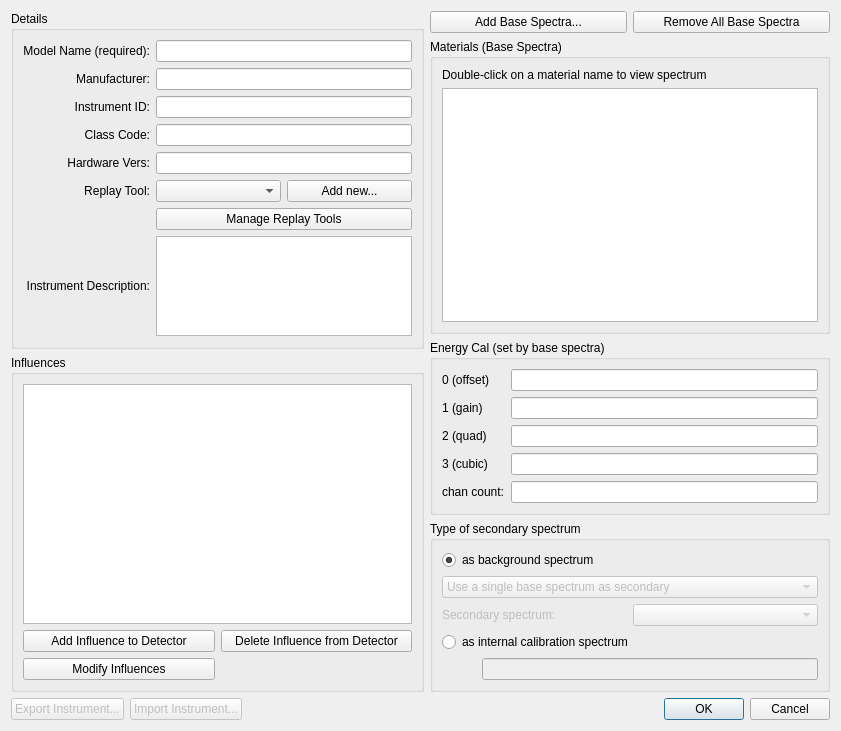
<?xml version="1.0" encoding="UTF-8"?>
<ui version="4.0">
 <class>Dialog</class>
 <widget class="QDialog" name="Dialog">
  <property name="geometry">
   <rect>
    <x>0</x>
    <y>0</y>
    <width>841</width>
    <height>731</height>
   </rect>
  </property>
  <property name="windowTitle">
   <string>Add Instrument</string>
  </property>
  <layout class="QGridLayout" name="gridLayout_2">
   <item row="0" column="0">
    <layout class="QVBoxLayout" name="verticalLayout" stretch="0,0">
     <item>
      <widget class="QGroupBox" name="groupBox_3">
       <property name="title">
        <string>Details</string>
       </property>
       <layout class="QGridLayout" name="gridLayout" rowstretch="10,0,0,0,0,0,0,0,0,0,0" columnstretch="0,0,0,0">
        <item row="0" column="2" colspan="2">
         <widget class="QLineEdit" name="txtDetector"/>
        </item>
        <item row="3" column="2" colspan="2">
         <widget class="QLineEdit" name="txtClassCode"/>
        </item>
        <item row="7" column="2">
         <widget class="QComboBox" name="cmbReplay"/>
        </item>
        <item row="7" column="3">
         <widget class="QPushButton" name="btnNewReplay">
          <property name="text">
           <string>Add new...</string>
          </property>
         </widget>
        </item>
        <item row="8" column="2" colspan="2">
         <widget class="QPushButton" name="manageReplays">
          <property name="text">
           <string>Manage Replay Tools</string>
          </property>
         </widget>
        </item>
        <item row="10" column="2" colspan="2">
         <widget class="QTextEdit" name="txtDetectorDescription">
          <property name="maximumSize">
           <size>
            <width>16777215</width>
            <height>100</height>
           </size>
          </property>
         </widget>
        </item>
        <item row="2" column="2" colspan="2">
         <widget class="QLineEdit" name="txtInstrumentId"/>
        </item>
        <item row="7" column="0">
         <widget class="QLabel" name="label_13">
          <property name="text">
           <string>Replay Tool:</string>
          </property>
          <property name="alignment">
           <set>Qt::AlignRight|Qt::AlignTrailing|Qt::AlignVCenter</set>
          </property>
          <property name="buddy">
           <cstring>txtHardwareVersion</cstring>
          </property>
         </widget>
        </item>
        <item row="1" column="0">
         <widget class="QLabel" name="label_9">
          <property name="text">
           <string>Manufacturer:</string>
          </property>
          <property name="alignment">
           <set>Qt::AlignRight|Qt::AlignTrailing|Qt::AlignVCenter</set>
          </property>
          <property name="buddy">
           <cstring>txtManufacturer</cstring>
          </property>
         </widget>
        </item>
        <item row="4" column="2" colspan="2">
         <widget class="QLineEdit" name="txtHardwareVersion"/>
        </item>
        <item row="3" column="0">
         <widget class="QLabel" name="label_11">
          <property name="text">
           <string>Class Code:</string>
          </property>
          <property name="alignment">
           <set>Qt::AlignRight|Qt::AlignTrailing|Qt::AlignVCenter</set>
          </property>
          <property name="buddy">
           <cstring>txtClassCode</cstring>
          </property>
         </widget>
        </item>
        <item row="2" column="0">
         <widget class="QLabel" name="label_10">
          <property name="text">
           <string>Instrument ID:</string>
          </property>
          <property name="alignment">
           <set>Qt::AlignRight|Qt::AlignTrailing|Qt::AlignVCenter</set>
          </property>
          <property name="buddy">
           <cstring>txtInstrumentId</cstring>
          </property>
         </widget>
        </item>
        <item row="0" column="0">
         <widget class="QLabel" name="label_7">
          <property name="text">
           <string>Model Name (required):</string>
          </property>
          <property name="alignment">
           <set>Qt::AlignRight|Qt::AlignTrailing|Qt::AlignVCenter</set>
          </property>
          <property name="buddy">
           <cstring>txtDetector</cstring>
          </property>
         </widget>
        </item>
        <item row="4" column="0">
         <widget class="QLabel" name="label_12">
          <property name="text">
           <string>Hardware Vers:</string>
          </property>
          <property name="alignment">
           <set>Qt::AlignRight|Qt::AlignTrailing|Qt::AlignVCenter</set>
          </property>
          <property name="buddy">
           <cstring>txtHardwareVersion</cstring>
          </property>
         </widget>
        </item>
        <item row="10" column="0">
         <widget class="QLabel" name="label_8">
          <property name="maximumSize">
           <size>
            <width>16777215</width>
            <height>50</height>
           </size>
          </property>
          <property name="text">
           <string>Instrument Description:</string>
          </property>
          <property name="alignment">
           <set>Qt::AlignRight|Qt::AlignTrailing|Qt::AlignVCenter</set>
          </property>
          <property name="wordWrap">
           <bool>true</bool>
          </property>
         </widget>
        </item>
        <item row="1" column="2" colspan="2">
         <widget class="QLineEdit" name="txtManufacturer"/>
        </item>
       </layout>
      </widget>
     </item>
     <item>
      <widget class="QGroupBox" name="groupBox_2">
       <property name="title">
        <string>Influences</string>
       </property>
       <layout class="QGridLayout" name="gridLayout_3">
        <item row="1" column="0" colspan="2">
         <widget class="QListWidget" name="listInfluences"/>
        </item>
        <item row="2" column="0">
         <widget class="QPushButton" name="btnAddInfluences">
          <property name="text">
           <string>Add Influence to Detector</string>
          </property>
         </widget>
        </item>
        <item row="4" column="0">
         <widget class="QPushButton" name="btnModifyInfluences">
          <property name="text">
           <string>Modify Influences</string>
          </property>
         </widget>
        </item>
        <item row="2" column="1">
         <widget class="QPushButton" name="btnDeleteInfluences">
          <property name="text">
           <string>Delete Influence from Detector</string>
          </property>
         </widget>
        </item>
       </layout>
      </widget>
     </item>
    </layout>
   </item>
   <item row="0" column="1">
    <layout class="QGridLayout" name="gridLayout_5" columnminimumwidth="0,0">
     <item row="0" column="0">
      <widget class="QPushButton" name="btnAddBaseSpectra">
       <property name="text">
        <string>Add Base Spectra...</string>
       </property>
      </widget>
     </item>
     <item row="0" column="1">
      <widget class="QPushButton" name="btnRemoveBaseSpectra">
       <property name="text">
        <string>Remove All Base Spectra</string>
       </property>
      </widget>
     </item>
     <item row="1" column="0" colspan="2">
      <widget class="QGroupBox" name="groupBox">
       <property name="title">
        <string>Materials (Base Spectra)</string>
       </property>
       <layout class="QVBoxLayout" name="verticalLayout_3">
        <item>
         <widget class="QLabel" name="label_6">
          <property name="text">
           <string>Double-click on a material name to view spectrum</string>
          </property>
         </widget>
        </item>
        <item>
         <widget class="QListWidget" name="lstBaseSpectra"/>
        </item>
       </layout>
      </widget>
     </item>
     <item row="2" column="0" colspan="2">
      <widget class="QGroupBox" name="groupBox_4">
       <property name="title">
        <string>Energy Cal (set by base spectra)</string>
       </property>
       <layout class="QGridLayout" name="gridLayout_4">
        <item row="4" column="0">
         <widget class="QLabel" name="label_4">
          <property name="text">
           <string>3 (cubic)</string>
          </property>
          <property name="buddy">
           <cstring>txtEcal3</cstring>
          </property>
         </widget>
        </item>
        <item row="1" column="1">
         <widget class="QLineEdit" name="txtEcal0">
          <property name="readOnly">
           <bool>true</bool>
          </property>
         </widget>
        </item>
        <item row="2" column="0">
         <widget class="QLabel" name="label_2">
          <property name="text">
           <string>1 (gain)</string>
          </property>
          <property name="buddy">
           <cstring>txtEcal1</cstring>
          </property>
         </widget>
        </item>
        <item row="5" column="1">
         <widget class="QLineEdit" name="txtChannelCount">
          <property name="readOnly">
           <bool>true</bool>
          </property>
         </widget>
        </item>
        <item row="5" column="0">
         <widget class="QLabel" name="label_5">
          <property name="text">
           <string>chan count:</string>
          </property>
          <property name="buddy">
           <cstring>txtChannelCount</cstring>
          </property>
         </widget>
        </item>
        <item row="4" column="1">
         <widget class="QLineEdit" name="txtEcal3">
          <property name="readOnly">
           <bool>true</bool>
          </property>
         </widget>
        </item>
        <item row="2" column="1">
         <widget class="QLineEdit" name="txtEcal1">
          <property name="readOnly">
           <bool>true</bool>
          </property>
         </widget>
        </item>
        <item row="1" column="0">
         <widget class="QLabel" name="label">
          <property name="text">
           <string>0 (offset)</string>
          </property>
          <property name="buddy">
           <cstring>txtEcal0</cstring>
          </property>
         </widget>
        </item>
        <item row="3" column="1">
         <widget class="QLineEdit" name="txtEcal2">
          <property name="readOnly">
           <bool>true</bool>
          </property>
         </widget>
        </item>
        <item row="3" column="0">
         <widget class="QLabel" name="label_3">
          <property name="text">
           <string>2 (quad)</string>
          </property>
          <property name="buddy">
           <cstring>txtEcal2</cstring>
          </property>
         </widget>
        </item>
       </layout>
      </widget>
     </item>
     <item row="3" column="0" colspan="2">
      <widget class="QGroupBox" name="includeSecondarySpectrumCheckBox">
       <property name="enabled">
        <bool>true</bool>
       </property>
       <property name="sizePolicy">
        <sizepolicy hsizetype="Preferred" vsizetype="Minimum">
         <horstretch>0</horstretch>
         <verstretch>0</verstretch>
        </sizepolicy>
       </property>
       <property name="title">
        <string>Type of secondary spectrum</string>
       </property>
       <property name="flat">
        <bool>false</bool>
       </property>
       <property name="checkable">
        <bool>false</bool>
       </property>
       <layout class="QVBoxLayout" name="verticalLayout_2">
        <item>
         <layout class="QVBoxLayout" name="verticalLayout_4">
          <item>
           <widget class="QRadioButton" name="secondaryIsBackgroundRadio">
            <property name="enabled">
             <bool>true</bool>
            </property>
            <property name="sizePolicy">
             <sizepolicy hsizetype="Minimum" vsizetype="Minimum">
              <horstretch>0</horstretch>
              <verstretch>0</verstretch>
             </sizepolicy>
            </property>
            <property name="text">
             <string>as background spectrum</string>
            </property>
            <property name="checked">
             <bool>true</bool>
            </property>
           </widget>
          </item>
          <item>
           <layout class="QVBoxLayout" name="verticalLayout_6">
            <item>
             <widget class="QComboBox" name="combo_typesecondary">
              <property name="enabled">
               <bool>false</bool>
              </property>
              <property name="toolTip">
               <string>Select one of the base spectra to be the secondary for all created spectra;
Set the secondary automatically based on the backgrounds defined in a scenario;
Use the secondary spectrum built into the base spectrum as is (not recommended!)</string>
              </property>
              <item>
               <property name="text">
                <string>Use a single base spectrum as secondary</string>
               </property>
              </item>
              <item>
               <property name="text">
                <string>Use background from scenarios as secondary</string>
               </property>
              </item>
              <item>
               <property name="text">
                <string>Use secondary defined in base spectra files</string>
               </property>
              </item>
             </widget>
            </item>
            <item>
             <layout class="QHBoxLayout" name="horizontalLayout_3">
              <item>
               <widget class="QLabel" name="label_basesecondary">
                <property name="enabled">
                 <bool>false</bool>
                </property>
                <property name="text">
                 <string>Secondary spectrum:</string>
                </property>
               </widget>
              </item>
              <item>
               <widget class="QComboBox" name="combo_basesecondary">
                <property name="enabled">
                 <bool>false</bool>
                </property>
               </widget>
              </item>
             </layout>
            </item>
           </layout>
          </item>
         </layout>
        </item>
        <item>
         <layout class="QVBoxLayout" name="verticalLayout_5">
          <item>
           <widget class="QRadioButton" name="secondaryIsCalibrationRadio">
            <property name="sizePolicy">
             <sizepolicy hsizetype="MinimumExpanding" vsizetype="Minimum">
              <horstretch>0</horstretch>
              <verstretch>0</verstretch>
             </sizepolicy>
            </property>
            <property name="maximumSize">
             <size>
              <width>16777215</width>
              <height>25</height>
             </size>
            </property>
            <property name="text">
             <string>as internal calibration spectrum</string>
            </property>
            <property name="checked">
             <bool>false</bool>
            </property>
           </widget>
          </item>
          <item>
           <layout class="QHBoxLayout" name="horizontalLayout_2">
            <item>
             <spacer name="horizontalSpacer">
              <property name="orientation">
               <enum>Qt::Horizontal</enum>
              </property>
              <property name="sizeType">
               <enum>QSizePolicy::Minimum</enum>
              </property>
              <property name="sizeHint" stdset="0">
               <size>
                <width>40</width>
                <height>20</height>
               </size>
              </property>
             </spacer>
            </item>
            <item>
             <widget class="QLineEdit" name="bckgndSpecFileDisplay">
              <property name="enabled">
               <bool>false</bool>
              </property>
             </widget>
            </item>
           </layout>
          </item>
         </layout>
        </item>
       </layout>
      </widget>
     </item>
    </layout>
   </item>
   <item row="1" column="0" colspan="2">
    <layout class="QHBoxLayout" name="horizontalLayout">
     <item>
      <widget class="QPushButton" name="btnExportDetector">
       <property name="enabled">
        <bool>false</bool>
       </property>
       <property name="text">
        <string>Export Instrument...</string>
       </property>
      </widget>
     </item>
     <item>
      <widget class="QPushButton" name="btnImportDetector">
       <property name="enabled">
        <bool>false</bool>
       </property>
       <property name="text">
        <string>Import Instrument...</string>
       </property>
      </widget>
     </item>
     <item>
      <spacer name="horizontalSpacer_2">
       <property name="orientation">
        <enum>Qt::Horizontal</enum>
       </property>
       <property name="sizeHint" stdset="0">
        <size>
         <width>40</width>
         <height>20</height>
        </size>
       </property>
      </spacer>
     </item>
     <item>
      <widget class="QDialogButtonBox" name="buttonBox">
       <property name="standardButtons">
        <set>QDialogButtonBox::Cancel|QDialogButtonBox::Ok</set>
       </property>
      </widget>
     </item>
    </layout>
   </item>
  </layout>
 </widget>
 <resources/>
 <connections>
  <connection>
   <sender>buttonBox</sender>
   <signal>accepted()</signal>
   <receiver>Dialog</receiver>
   <slot>accept()</slot>
   <hints>
    <hint type="sourcelabel">
     <x>708</x>
     <y>702</y>
    </hint>
    <hint type="destinationlabel">
     <x>420</x>
     <y>365</y>
    </hint>
   </hints>
  </connection>
  <connection>
   <sender>buttonBox</sender>
   <signal>rejected()</signal>
   <receiver>Dialog</receiver>
   <slot>reject()</slot>
   <hints>
    <hint type="sourcelabel">
     <x>708</x>
     <y>702</y>
    </hint>
    <hint type="destinationlabel">
     <x>420</x>
     <y>365</y>
    </hint>
   </hints>
  </connection>
 </connections>
</ui>
